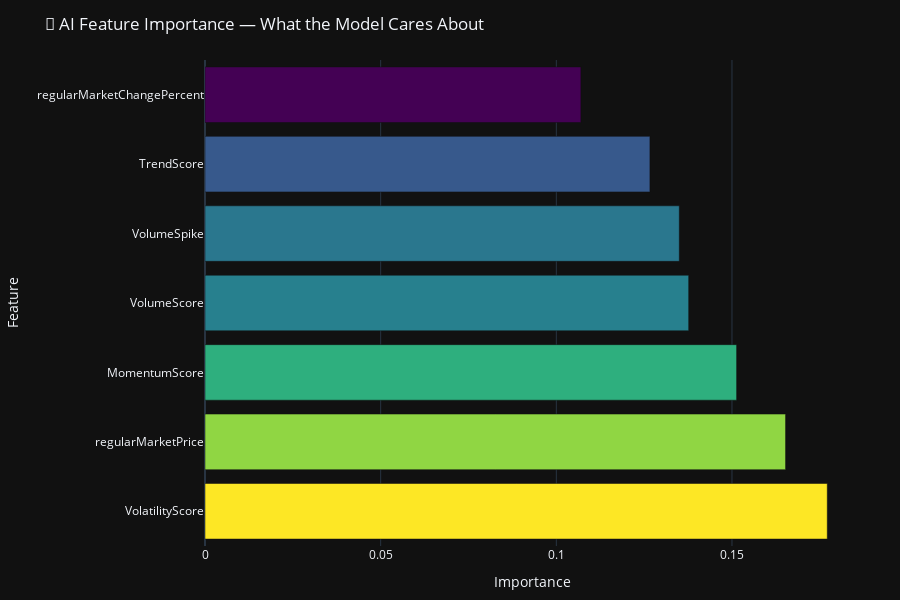

The code cell stored with this chart in its notebook:
### Code cell
import plotly.graph_objects as go

fig = go.Figure()

fig.add_trace(go.Bar(
    x=importance.values,
    y=importance.index,
    orientation='h',
    marker=dict(
        color=importance.values,
        colorscale='Viridis'
    ),
    hovertemplate=
        "<b>Feature:</b> %{y}<br>" +
        "<b>Importance:</b> %{x:.4f}<extra></extra>"
))

fig.update_layout(
    title="🧠 AI Feature Importance — What the Model Cares About",
    xaxis_title="Importance",
    yaxis_title="Feature",
    template="plotly_dark",
    height=600,
    margin=dict(l=180, r=40, t=60, b=40)
)

chart_path = os.path.join(OUTPUT_DIR, f"ai_feature-1.0.html")
fig.write_html(chart_path, include_plotlyjs='cdn')

### Figure 1 — Plotly figure (JSON) as saved in the notebook; plotly's stock layout.template omitted (floating-point values rounded to 4 significant figures)
{"data": [{"hovertemplate": "<b>Feature:</b> %{y}<br><b>Importance:</b> %{x:.4f}<extra></extra>", "marker": {"color": [0.1771, 0.1652, 0.1513, 0.1377, 0.135, 0.1266, 0.107], "colorscale": [[0, "#440154"], [0.1111, "#482878"], [0.2222, "#3e4989"], [0.3333, "#31688e"], [0.4444, "#26828e"], [0.5556, "#1f9e89"], [0.6667, "#35b779"], [0.7778, "#6ece58"], [0.8889, "#b5de2b"], [1, "#fde725"]]}, "orientation": "h", "type": "bar", "x": [0.1771, 0.1652, 0.1513, 0.1377, 0.135, 0.1266, 0.107], "y": ["VolatilityScore", "regularMarketPrice", "MomentumScore", "VolumeScore", "VolumeSpike", "TrendScore", "regularMarketChangePercent"]}], "layout": {"height": 600, "margin": {"b": 40, "l": 180, "r": 40, "t": 60}, "title": {"text": "🧠 AI Feature Importance — What the Model Cares About"}, "xaxis": {"title": {"text": "Importance"}}, "yaxis": {"title": {"text": "Feature"}}}}
